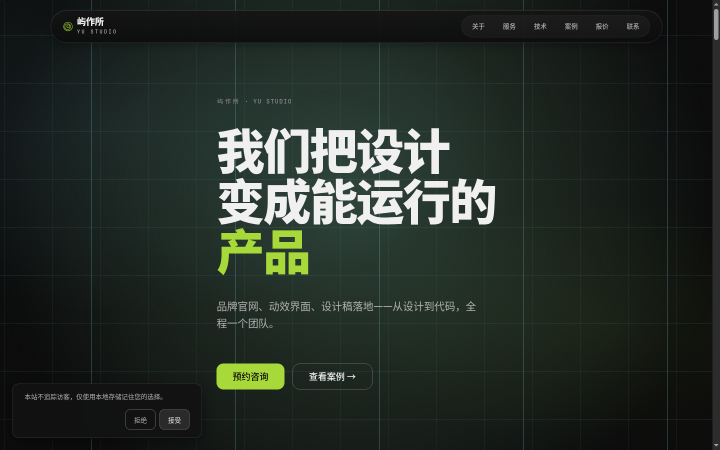
#> input picture docs/review/shots/1440-hero.png, 1440 x 900 px, found by its file name (shown at 1/2 size)
$ python _probe3.py
#> lines starting #> are read from the running program, lines starting #| are printed output that depends on the picture
from PIL import Image
import statistics

# 1) 桌面空区：检测 96px 网格线是否存在、对比度多少
im = Image.open("docs/review/shots/1440-hero.png").convert("RGB")
#> im is the input picture: PIL image 1440x900 RGB; mean R, G, B 37.1, 45.4, 39.2
patch = im.crop((1150, 120, 1400, 520))
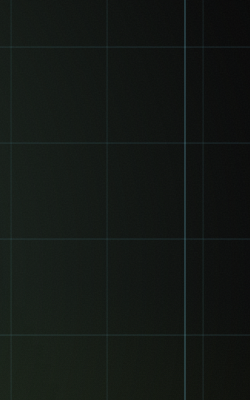
#> patch: PIL image 250x400 RGB; mean R, G, B 19.6, 24.3, 21
px = list(patch.getdata())
#> px = 100000 items
vals = [p[0] for p in px]
#> vals = 100000 items
print("empty patch (1440-hero: x1150-1400,y120-520):",
      "min", min(vals), "max", max(vals), "mean", round(sum(vals)/len(vals), 2),
      "stdev", round(statistics.pstdev(vals), 2))
#| empty patch (1440-hero: x1150-1400,y120-520): min 9 max 47 mean 19.63 stdev 4.48
# 行均值波动 → 网格线
rows = []
for y in range(0, 400):
    row = [patch.getpixel((x, y))[0] for x in range(0, 250)]
    rows.append(sum(row)/len(row))
#> after the loop, rows = 400 values, max 29.16 at index 335, min 16.6 at index 1, mean 19.63
print("row-mean min/max:", round(min(rows), 1), round(max(rows), 1),
      "delta", round(max(rows)-min(rows), 1))
#| row-mean min/max: 16.6 29.2 delta 12.6

# 2) 作品封面亮度（6 张 poster）
print("--- posters ---")
for n in ["blender", "grafana", "metabase", "audacity", "penpot", "openshot"]:
    p = Image.open(f"public/videos/{n}-poster.jpg").convert("L").resize((64, 36))
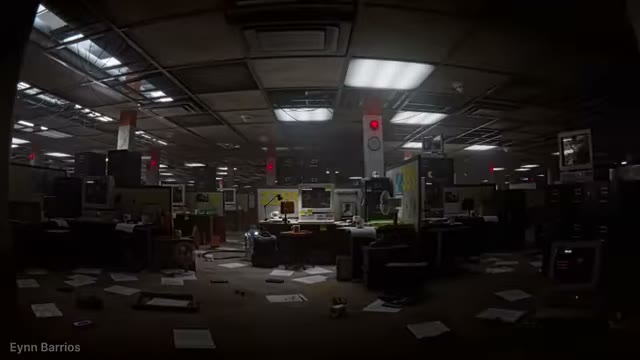
#> input picture videos/blender-poster.jpg, 640 x 360 px, found by its file name
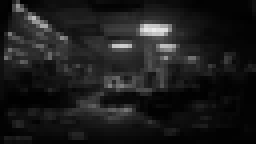
#> p: PIL image 64x36 L (shown 4 times larger); min 0, max 234, mean 28.3
    v = list(p.getdata())
#> v = 2304 values, max 234 at index 486, min 0 at index 66, mean 28.29
    print(n, "mean-lum", round(sum(v)/len(v), 1), "/255")
#| blender mean-lum 28.3 /255
#> pass 2 of the loop `for n in ["blender", "grafana", "metabase", "audacity", "penpot", "ope..`:
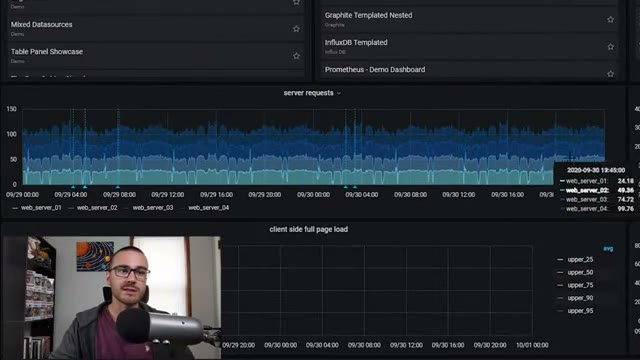
#> input picture videos/grafana-poster.jpg, 640 x 360 px, found by its file name
#> `p = Image.open(f"public/videos/{n}-poster.jpg").convert("L").resize((6..`:
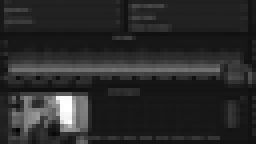
#> p: PIL image 64x36 L (shown 4 times larger); min 3, max 255, mean 42
#> v = 2304 values, max 255 at index 1615, min 3 at index 2052, mean 42.04
#| grafana mean-lum 42.0 /255
#> (the run stopped early here; a loop or call above may not have finished)
